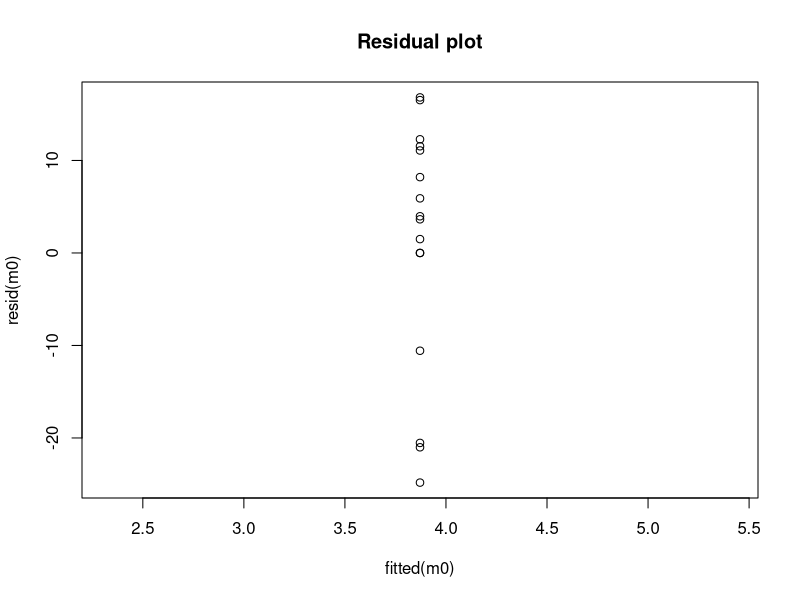
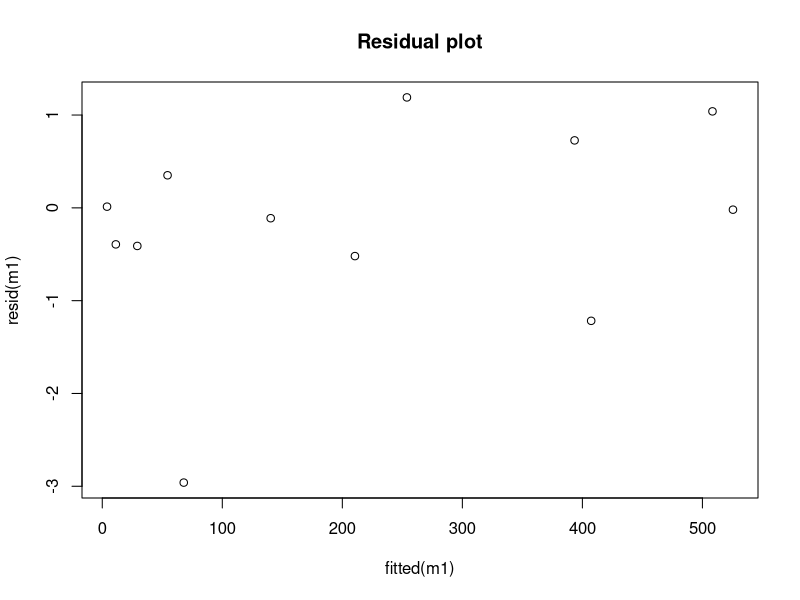

Reproduce these figures in R, in order.
## ---- chunk 1
knitr::opts_chunk$set(
    echo = TRUE,
    warning = FALSE,
    message = FALSE)
## ---- chunk 2
library("MASS")
library("lmtest")
## ---- chunk 3
df <- data.frame(
                x = 0:15,
                fr = c(57, 203, 383, 525, 532, 408, 273, 139,
                    45, 27, 10, 4, 0, 1, 1, 0))

## ---- chunk 4
m0 <- glm(rep(x, fr) ~ 1, family = poisson, data = df)
# Most commonly, weights in R are interpreted as frequency weights
m0 <- glm(x ~ 1, family = poisson, weight = fr, data = df)

# X^2 test to see if there is overdispersion
1 - pchisq(sum(resid(m0, "pear")^2), 13)

# the residual plot shows the normality assumption is violated
plot(fitted(m0), resid(m0), main = "Residual plot")
## ---- chunk 5

m1 <- glm(
        fr ~ x, family = poisson,
        # offset = -log(factorial(x))
        offset = -lgamma(x + 1), subset = x < 12, data = df)

# X^2 test to see if the observed values and expected values are the same
1 - pchisq(sum(resid(m1, "pear")^2), 10)

# the residual plot shows the normality assumption is violated
plot(fitted(m1), resid(m1), main = "Residual plot")
## ---- chunk 6
df2 <- data.frame(
                # use the medium of the range
                x = c(10, 30, 50, 70, 90, 110, 130, 170, 230, 290, 350, 410, 470),
                w = rep(c(20, 60), c(7, 6)),
                fr = c(28, 20, 17, 11, 14, 6, 13, 17, 16, 11, 13, 3, 4)
                )
## ---- chunk 7
# set the range width as the 
glm(fr ~ x, family = poisson, data = df2, offset = log(w))
